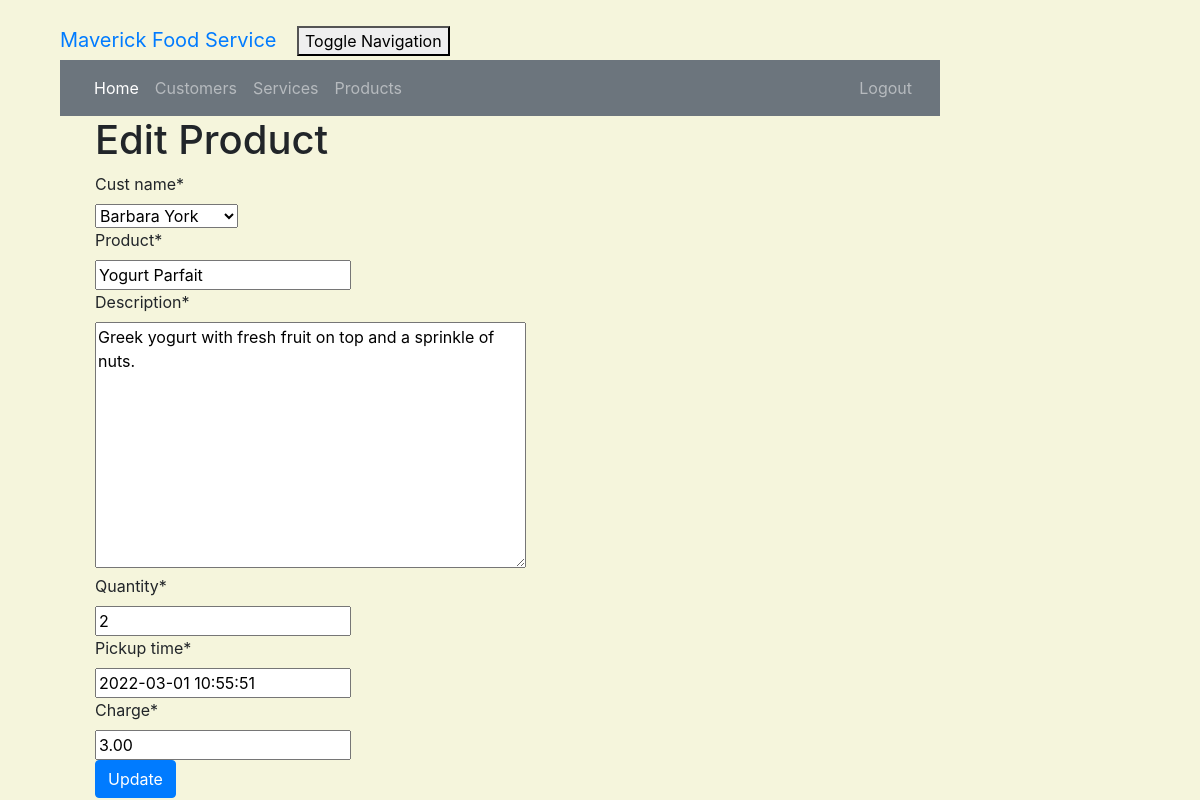
Page /product/2/edit/ (signed in) on the earlier database version.
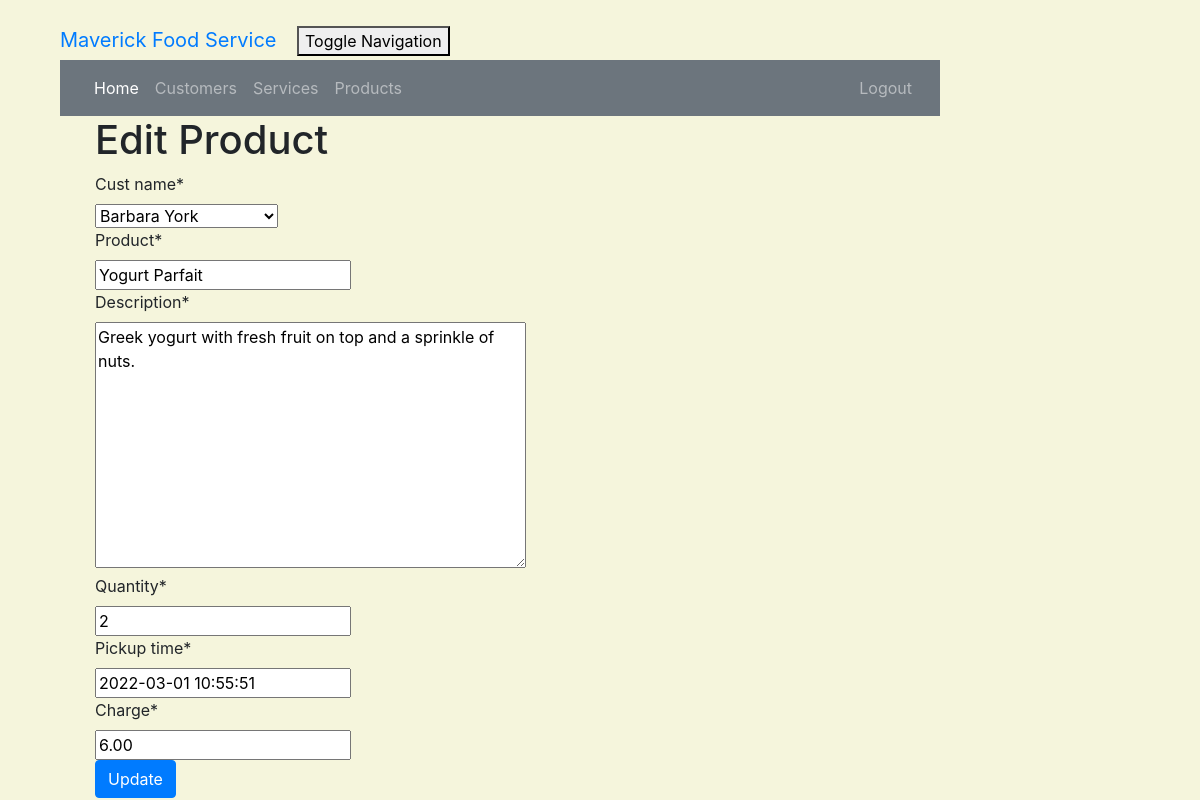
Same page on the later database version.
### crm/models.py (models this page shows, shortened)
class Product(models.Model):
    cust_name = models.ForeignKey(Customer, on_delete=models.CASCADE, related_name='products')
    product = models.CharField(max_length=100)
    description = models.TextField()
    quantity = models.IntegerField()
    pickup_time = models.DateTimeField(
        default=timezone.now)
    charge = models.DecimalField(max_digits=10, decimal_places=2)
    created_date = models.DateTimeField(
        default=timezone.now)
    updated_date = models.DateTimeField(auto_now_add=True)

### crm/views.py (the view)
# urls.py: path('product/<int:pk>/edit/', views.product_edit, name='product_edit'),
@login_required
def product_edit(request, pk):
    product = get_object_or_404(Product, pk=pk)
    if request.method == "POST":
        form = ProductForm(request.POST, instance=product)
        if form.is_valid():
            product = form.save()
            product.updated_date = timezone.now()
            product.save()
            products = Product.objects.filter(created_date__lte=timezone.now())
            return render(request, 'crm/product_list.html', {'products': products})
    else:
        form = ProductForm(instance=product)
    return render(request, 'crm/product_edit.html', {'form': form})

### crm/forms.py
class ProductForm(forms.ModelForm):
    class Meta:
        model = Product
        fields = ('cust_name', 'product', 'description', 'quantity', 'pickup_time', 'charge')

### crm/models.py (called while the page is built)
    def __str__(self):
        return self.cust_name

### crm/templates/crm/product_edit.html (shortened to what this page needs)
<!DOCTYPE html>
<html lang="en">
{% extends 'crm/base.html' %}
{% load crispy_forms_tags %}
{% block content %}
    <h1>Edit Product</h1>
    <form method="POST" class="product-form">{% csrf_token %}
        {{ form|crispy }}
        <button type="submit" class="btn btn-primary">Update</button>
    </form>
{% endblock %}

Differences in the rows shown:
changed Product "Yogurt Parfait": charge "3.00" → "6.00"
